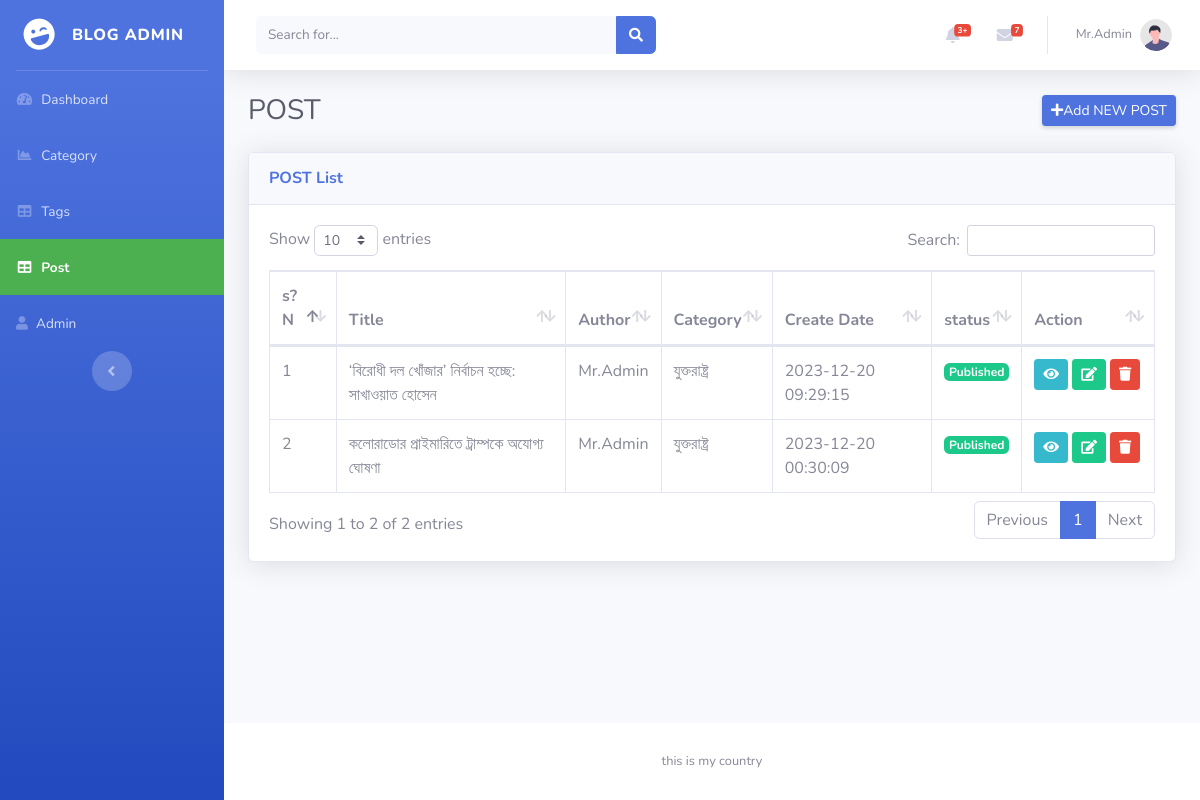
The page /Admin/post.php (signed in) on the database its author committed.
### tables this page shows
CREATE TABLE `post` (
  `id` int NOT NULL,
  `category_id` bigint NOT NULL,
  `admin_id` bigint NOT NULL,
  `title` varchar(255) NOT NULL,
  `slug` varchar(255) NOT NULL,
  `description` longtext NOT NULL,
  `image` varchar(255) NOT NULL,
  `status` tinyint(1) NOT NULL DEFAULT '0',
  `created_at` timestamp NOT NULL DEFAULT CURRENT_TIMESTAMP ON UPDATE CURRENT_TIMESTAMP
);

CREATE TABLE `category` (
  `id` int NOT NULL,
  `name` varchar(255) NOT NULL,
  `slug` varchar(255) NOT NULL
);

### Admin/post.php (the view, shortened to what this page needs)
<?php
$title = 'post';
include "layout/head.php";
?>
    <div id="wrapper">
        <?php
        include "layout/sidebar.php";
        ?>
        <div id="content-wrapper" class="d-flex flex-column">
            <div id="content">
             <?php include "layout/topbar.php"?>
                <div class="container-fluid">
                    <div class="d-sm-flex align-items-center justify-content-between mb-4">
                        <h1 class="h3 mb-0 text-gray-800">POST</h1>
                        <a href="postCreate.php" class="d-none d-sm-inline-block btn btn-sm btn-primary shadow-sm"><i
                                class="fas fa-plus"></i>Add NEW POST</a>
                    </div>
                         <div class="card shadow mb-4">
                        <div class="card-header py-3">
                            <h6 class="m-0 font-weight-bold text-primary">POST List</h6>
                        </div>
                        <div class="card-body">
                            <div class="table-responsive">
                                <table class="table table-bordered" id="dataTable" width="100%" cellspacing="0">
                                    <thead>
                                        <tr>
                                        <th>s?N</th>
                                        <th>Title</th>
                                        <th>Author</th>
                                        <th>Category</th>
                                        <th>Create Date</th>
                                        <th>status</th>
                                        <th>Action</th>
                                        </tr>
                                    </thead>
                                    <tbody>
                                    <?php
                                    $sql = "SELECT post.id,post.title,post.status,post.created_at,category.name AS CategoryName,admin.name AS Author FROM post
                                    INNER JOIN category ON post.category_id=category.id
                                    INNER JOIN admin ON post.admin_id=admin.id
                                     ORDER BY post.id DESC";
                                    $stmt = $conn->query($sql);
                                    $posts = $stmt->fetchAll(PDO::FETCH_OBJ);
                                    if ($posts) {
                                        foreach ($posts as $key => $post) { ?>
                                            <tr>
                                                <td><?php echo $key + 1; ?></td>
                                                <td><?php echo ($post->title); ?></td>
                                                <td><?php echo $post->Author; ?></td>
                                                <td><?php echo $post->CategoryName; ?></td>
                                                <td><?php echo $post->created_at; ?></td>
                                                <td>
                                                    <?php if ($post->status == true) { ?>
                                                        <span class="badge badge-success">Published</span>
                                                    <?php } else { ?>
                                                        <span class="badge badge-danger">Draft</span>
                                                    <?php
                                                    }
                                                    ?>
                                                </td>
                                                <td width="15%">
                                                    <a href="postDetails.php?id=<?php echo $post->id ?>" class="btn btn-info btn-sm">
                                                        <i class="fas fa-eye"></i>
                                                    </a>
                                                    <a href="postEdit.php?id=<?php echo $post->id ?>" class="btn btn-success  btn-sm">
                                                        <i class="fas fa-edit"></i>
                                                    </a>
                                                    <a href="postDelete.php?id=<?php echo $post->id ?>" onclick="return confirm('Are you sure to delete this post?')" class="btn btn-danger  btn-sm">
                                                        <i class="fas fa-trash"></i>
                                                    </a>
                                                </td>
                                            </tr>
                                    <?php
                                        }
                                    }
                                    ?>
                                    </tbody>
                                </table>
                            </div>
                        </div>
                    </div>
                </div>
            </div>
            <footer class="sticky-footer bg-white">
                <div class="container my-auto">
                    <div class="copyright text-center my-auto">
                        <span>this is my country</span>
                    </div>
                </div>
            </footer>
        </div>
    </div>
 <?php
include "layout/footer.php";
 ?>

### Admin/layout/head.php (shortened to what this page needs)
<!DOCTYPE html>
<html lang="en">
<head>
    <link href="vendor/fontawesome-free/css/all.min.css" rel="stylesheet" type="text/css">
<link href="https://cdn.jsdelivr.net/npm/summernote@0.8.18/dist/summernote.min.css" rel="stylesheet">
<link href="https://cdn.jsdelivr.net/npm/select2@4.1.0-rc.0/dist/css/select2.min.css" rel="stylesheet" />
<link rel="stylesheet" href="https://cdnjs.cloudflare.com/ajax/libs/Dropify/0.2.2/css/dropify.min.css" />
<link href="css/sb-admin-2.min.css" rel="stylesheet">
<link href="vendor/datatables/dataTables.bootstrap4.min.css" rel="stylesheet">
<link href="css/custom.css" rel="stylesheet">
</head>
<body id="page-top">

### Admin/layout/sidebar.php
<ul class="navbar-nav bg-gradient-primary sidebar sidebar-dark accordion" id="accordionSidebar">
            <a class="sidebar-brand d-flex align-items-center justify-content-center" href="dashboard.php">
                <div class="sidebar-brand-icon rotate-n-15">
                    <i class="fas fa-laugh-wink"></i>
                </div>
                <div class="sidebar-brand-text mx-3">Blog Admin</div>
            </a>
            <hr class="sidebar-divider my-0">
            <li class="nav-item <?php echo isset($title) && $title == 'dashboard'?'active' : '' ?>" >
                <a class="nav-link" href="dashboard.php">
                    <i class="fas fa-fw fa-tachometer-alt"></i>
                    <span>Dashboard</span></a>
            </li>
            <li class="nav-item <?php echo isset($title) && $title == 'category'?'active' : '' ?>">
                <a class="nav-link" href="category.php">
                    <i class="fas fa-fw fa-chart-area"></i>
                    <span>Category</span></a>
            </li>
            <li class="nav-item <?php echo isset($title)&& $title == 'tag'?'active':'' ?> ">
                <a class="nav-link" href="tag.php">
                    <i class="fas fa-fw fa-table"></i>
                    <span>Tags</span></a>
            </li>
            <li class="nav-item <?php echo isset($title) && $title == 'post'?'active':'' ?>">
                <a class="nav-link" href="post.php">
                    <i class="fas fa-fw fa-table"></i>
                    <span>Post</span></a>
            </li>
            <li class="nav-item">
                <a class="nav-link" href="">
                    <i class="fas fa-user"></i>
                    <span>Admin</span></a>
            </li>
            <div class="text-center d-none d-md-inline">
                <button class="rounded-circle border-0" id="sidebarToggle"></button>
            </div>
        </ul>

### Admin/layout/topbar.php (shortened to what this page needs)
<nav class="navbar navbar-expand navbar-light bg-white topbar mb-4 static-top shadow">
<form
    class="d-none d-sm-inline-block form-inline mr-auto ml-md-3 my-2 my-md-0 mw-100 navbar-search">
    <div class="input-group">
        <input type="text" class="form-control bg-light border-0 small" placeholder="Search for..."
            aria-label="Search" aria-describedby="basic-addon2">
        <div class="input-group-append">
            <button class="btn btn-primary" type="button">
                <i class="fas fa-search fa-sm"></i>
            </button>
        </div>
    </div>
</form>
<ul class="navbar-nav ml-auto">
    <li class="nav-item dropdown no-arrow mx-1">
        <a class="nav-link dropdown-toggle" href="#" id="alertsDropdown" role="button" data-toggle="dropdown" aria-haspopup="true" aria-expanded="false"><i class="fas fa-bell fa-fw"></i>
            <span class="badge badge-danger badge-counter">3+</span>
        </a>
    </li>
    <li class="nav-item dropdown no-arrow mx-1">
        <a class="nav-link dropdown-toggle" href="#" id="messagesDropdown" role="button"
            data-toggle="dropdown" aria-haspopup="true" aria-expanded="false">
            <i class="fas fa-envelope fa-fw"></i>
            <span class="badge badge-danger badge-counter">7</span>
        </a>
    </li>
    <li class="nav-item dropdown no-arrow">
        <a class="nav-link dropdown-toggle" href="#" id="userDropdown" role="button"
            data-toggle="dropdown" aria-haspopup="true" aria-expanded="false">
            <span class="mr-2 d-none d-lg-inline text-gray-600 small"><?php echo $_SESSION['name']??''?></span>
            <img class="img-profile rounded-circle"
                src="img/undraw_profile.svg">
        </a>
    </li>
</ul>
</nav>

### Admin/layout/footer.php (shortened to what this page needs)
</body>
</html>

### Admin/css/custom.css (style rules this page uses)
li.nav-item.active { background: #4cAF50; }

### rows shown on the page
post: title "‘বিরোধী দল খোঁজার’ নির্বাচন হচ্ছে: সাখাওয়াত হোসেন", admin.name "Mr.Admin", category.name "যুক্তরাষ্ট্র", created_at "2023-12-20 09:29:15", status "Published"
post: title "কলোরাডোর প্রাইমারিতে ট্রাম্পকে অযোগ্য ঘোষণা", admin.name "Mr.Admin", category.name "যুক্তরাষ্ট্র", created_at "2023-12-20 00:30:09", status "Published"

### other values the page prints
$_SESSION['name'] "Mr.Admin"
